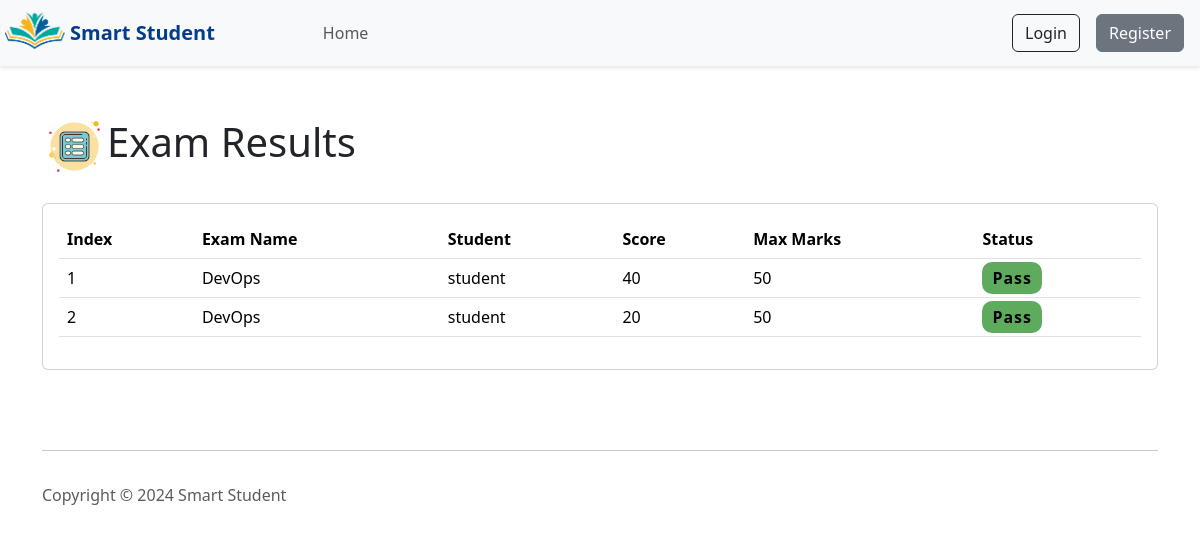
Page /results/1/ on the earlier database version.
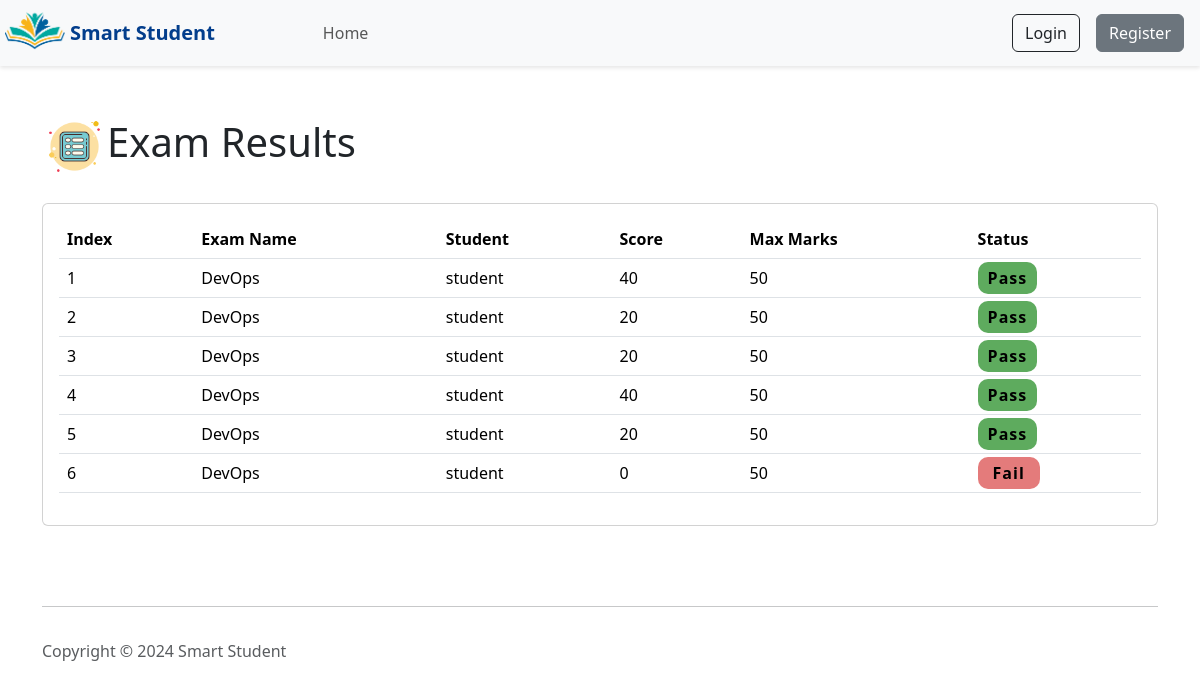
Same page on the later database version.
### pages/models.py (models this page shows)
class QuizAttempt(models.Model):
    student = models.ForeignKey(User, on_delete=models.CASCADE, related_name='quiz_attempts')
    exam = models.ForeignKey(Exam, on_delete=models.CASCADE)
    submission_time = models.DateTimeField(auto_now_add=True)
    total_questions = models.PositiveIntegerField()
    correct_answers = models.PositiveIntegerField()
    score = models.PositiveIntegerField()
    max_marks= models.PositiveIntegerField()

class Exam(models.Model):
    title = models.CharField(max_length=100)
    description = models.TextField()
    duration = models.IntegerField()
    teacher = models.ForeignKey(User, on_delete=models.CASCADE, related_name='exams')
    visibility = models.BooleanField(default=False)

### pages/views.py (the view)
# urls.py: path('results/<int:id>/', results,name='results'),
def results(request,id):
    results= QuizAttempt.objects.filter(exam_id=id)
    return render (request,'teacher/results.html',{'results':results})

### pages/templates/teacher/results.html (shortened to what this page needs)
<html>
    <head>
         {% load bootstrap5 %}
  {% bootstrap_css %}
  {% load static %}
  <link rel="stylesheet" href="{% static 'pages/css/global.css' %}">
    </head>
    <body>
        {% include 'navbar.html' %}
        <div class="container mt-5">
            <div class="result-container">
                <h1 class="mt-5 mb-4"><img width="65px" src="{% static "pages/images/list.png" %}">Exam Results</h1>
                <div class="row">
                    <div class="col-md-12">
                        <div class="card mb-3">
                            <div class="card-body">
                                <table class="table">
                                    <thead>
                                        <tr>
                                        <th scope="col">Index</th>
                                        <th scope="col">Exam Name</th>
                                        <th scope="col">Student</th>
                                        <th scope="col">Score</th>
                                        <th scope="col">Max Marks</th>
                                        <th scope="col">Status</th>
                                    </tr>
                                </thead>
                                <tbody>
                                    {% for result in results %}
                                    <tr>
                                        <td>{{ forloop.counter }}</td>
                                        <td>{{ result.exam.title }}</td>
                                        <td>{{ result.student }}</td>
                                        <td>{{ result.score }}</td>
                                        <td>{{ result.max_marks }}</td>
                                        <td><span id="status_{{ forloop.counter }}"></span></td>                                    </tr>
                                    {% endfor %}
                                     </tbody>
                                </table>
                            </div>
                        </div>
                    </div>
                </div>
            </div>
        </div>
    {% include 'footer.html' %}
</body>
</html>

Differences in the rows shown:
added QuizAttempt: exam "DevOps", student "student", score "20", max_marks "50"
added QuizAttempt: exam "DevOps", student "student", score "40", max_marks "50"
added QuizAttempt: exam "DevOps", student "student", score "20", max_marks "50"
added QuizAttempt: exam "DevOps", student "student", score "0", max_marks "50"
